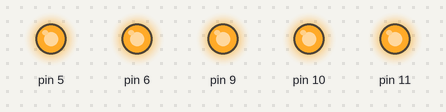
The sketch below on a simulated Arduino Uno, built with avr-gcc and run on an emulated ATmega328P. On the bench: output pins drawn as LEDs (lit = HIGH).

Above: at 0.1 s.
At 32.7 s:
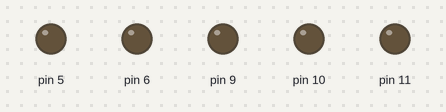
At 37.79 s:
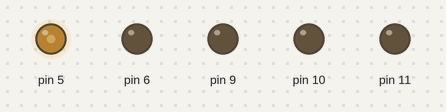
At 38.5 s:
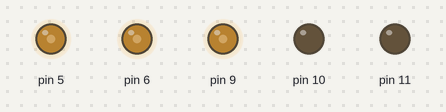
At 39.29 s:
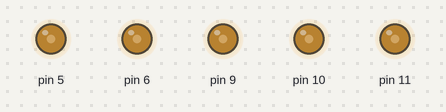
Timing chart, 0 to 40.0 s (numbered marks = the images above):
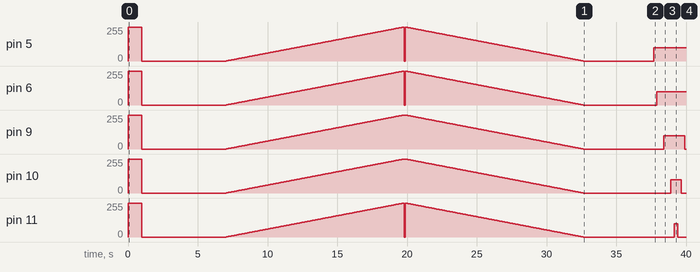

The sketch:

Examen.ino
```cpp
int inc =0;
void setup() {
  pinMode(5,OUTPUT);
  pinMode(6,OUTPUT);
  pinMode(9,OUTPUT);
  pinMode(10,OUTPUT);
  pinMode(11,OUTPUT);
}

void loop() {
  // put your main code here, to run repeatedly:
//  a)
  analogWrite(5,255);
  analogWrite(6,255);
  analogWrite(9,255);
  analogWrite(10,255);
  analogWrite(11,255);
  delay(1000);
  analogWrite(5,0);
  analogWrite(6,0);
  analogWrite(9,0);
  analogWrite(10,0);
  analogWrite(11,0);
  delay(1000);

  //b)
  delay(5000);
   while(inc<=255){
    analogWrite(5,inc);
    analogWrite(6,inc);
    analogWrite(9,inc);
    analogWrite(10,inc);
    analogWrite(11,inc);
    delay(50);
    inc++;
   }
   while(inc>=0){
    analogWrite(5,inc);
    analogWrite(6,inc);
    analogWrite(9,inc);
    analogWrite(10,inc);
    analogWrite(11,inc);
    delay(50);
    inc--;

   }

   analogWrite(5,0);
    analogWrite(6,0);
    analogWrite(9,0);
    analogWrite(10,0);
    analogWrite(11,0);
   delay(5000);

   //c)
   analogWrite(5,100);
   delay(250);

   analogWrite(6,100);
   delay(250);
  // analogWrite(6,0);
   delay(250);

   analogWrite(9,100);
   delay(250);
   //analogWrite(9,0);
   delay(250);

   analogWrite(10,100);
   delay(250);


   analogWrite(11,100);
   delay(250);

    analogWrite(11,0);
   delay(250);
    analogWrite(10,0);
   delay(250);
   analogWrite(9,0);
   delay(250);
   analogWrite(6,0);
   delay(250);
   analogWrite(5,0);
   delay(250);

  delay(5000);
  //d)

    analogWrite(11,100);
   delay(250);
   //analogWrite(11,0);
   //delay(250);

   analogWrite(10,100);
   //delay(250);
   //analogWrite(10,0);
   delay(250);

   analogWrite(9,100);
   delay(250);
   //analogWrite(9,0);
   //delay(250);

   analogWrite(6,100);
   delay(250);
   //analogWrite(6,0);
   //delay(250);

   analogWrite(5,100);
   delay(250);
   //analogWrite(5,0);
   //delay(250);

   analogWrite(5,0);
   delay(250);
    analogWrite(6,0);
   delay(250);
   analogWrite(9,0);
   delay(250);
   analogWrite(10,0);
   delay(250);
   analogWrite(11,0);
   delay(250);
    delay(5000);


}
```
